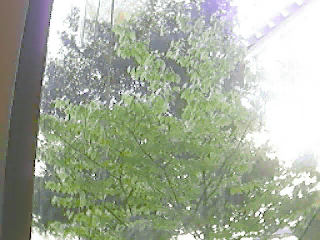
#> input picture frame 44 of resource/tree.avi, 320 x 240 px, given in place of Car.mp4, which was not available
$ python sparse_opt_flow.py
#> lines starting #> are read from the running program, lines starting #| are printed output that depends on the picture; pictures that were not available may be replaced by others from this repository, and a replacement may not be noted
import cv2 as cv
import numpy as np

# Parameters for Shi-Tomasi corner detection
feature_params = dict(maxCorners = 300, qualityLevel = 0.2, minDistance = 2, blockSize = 7)
# Parameters for Lucas-Kanade optical flow
lk_params = dict(winSize = (15,15), maxLevel = 2, criteria = (cv.TERM_CRITERIA_EPS | cv.TERM_CRITERIA_COUNT, 10, 0.03))
# The video feed is read in as a VideoCapture object
cap = cv.VideoCapture("resource\\Car.mp4")
# Variable for color to draw optical flow track
color = (0, 255, 0)
# ret = a boolean return value from getting the frame, first_frame = the first frame in the entire video sequence
ret, first_frame = cap.read()
#> first_frame is the input picture: shape (240, 320, 3); mean B, G, R 153, 171.5, 162.9
# Converts frame to grayscale because we only need the luminance channel for detecting edges - less computationally expensive
prev_gray = cv.cvtColor(first_frame, cv.COLOR_BGR2GRAY)
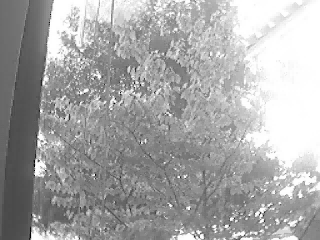
#> prev_gray: shape (240, 320); min 0, max 255, mean 166.8
# Finds the strongest corners in the first frame by Shi-Tomasi method - we will track the optical flow for these corners
# https://docs.opencv.org/3.0-beta/modules/imgproc/doc/feature_detection.html#goodfeaturestotrack
prev = cv.goodFeaturesToTrack(prev_gray, mask = None, **feature_params)
#> prev = 300 rows, first 8: [200, 235], [199, 233], [200, 237], [226, 227], [117, 102], [113, 101], [258, 214], [233, 219]
# Creates an image filled with zero intensities with the same dimensions as the frame - for later drawing purposes
mask = np.zeros_like(first_frame)

while(cap.isOpened()):
    # ret = a boolean return value from getting the frame, frame = the current frame being projected in the video
    ret, frame = cap.read()
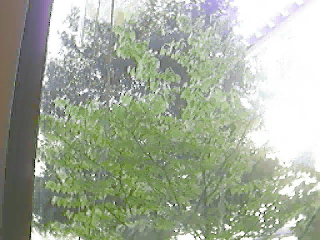
#> input picture frame 45 of resource/tree.avi, 320 x 240 px, given in place of Car.mp4, which was not available
#> frame is the input picture: shape (240, 320, 3); mean B, G, R 153.5, 171.7, 163.2
    # Converts each frame to grayscale - we previously only converted the first frame to grayscale
    gray = cv.cvtColor(frame, cv.COLOR_BGR2GRAY)
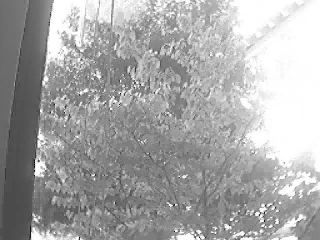
#> gray: shape (240, 320); min 7, max 255, mean 167.1
    # Calculates sparse optical flow by Lucas-Kanade method
    # https://docs.opencv.org/3.0-beta/modules/video/doc/motion_analysis_and_object_tracking.html#calcopticalflowpyrlk
    next, status, error = cv.calcOpticalFlowPyrLK(prev_gray, gray, prev, None, **lk_params)
#> next = 300 rows, first 8: [200.2, 235.1], [199.2, 233.1], [200.2, 237.1], [226, 226.8], [116.4, 101.6], [112.5, 100.6], [258.1, 214], [233.1, 219]; status = 300 values from 1 to 1; error = 300 values, max 24.44 at index 225, min 5.33 at index 165, mean 12.11
    # Selects good feature points for previous position
    # print("staus.shape:{}".format(status.shape))
    good_old = prev[status == 1]
#> good_old = 300 pairs, first value 34 to 313, second value 1 to 238
    # Selects good feature points for next position
    good_new = next[status == 1]
#> good_new = 300 pairs, first value 33.91 to 313.1, second value 1.19 to 238.4
    # Draws the optical flow tracks
    for i, (new, old) in enumerate(zip(good_new, good_old)):
        # Returns a contiguous flattened array as (x, y) coordinates for new point
        a, b = new.ravel()
        # Returns a contiguous flattened array as (x, y) coordinates for old point
        c, d = old.ravel()
        # Draws line between new and old position with green color and 2 thickness
        mask = cv.line(mask, (a, b), (c, d), color, 2)
        # Draws filled circle (thickness of -1) at new position with green color and radius of 3
        frame = cv.circle(frame, (a, b), 3, color, -1)
#> this loop made 300 passes
#> (a, b, c, d) on passes 1 to 3: (200.2, 235.1, 200, 235), (199.2, 233.1, 199, 233), (200.2, 237.1, 200, 237)
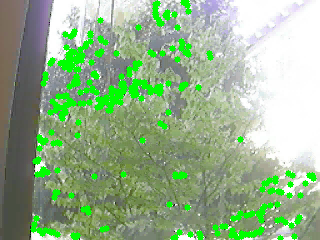
#> frame: shape (240, 320, 3); mean B, G, R 139.2, 178.4, 148.4
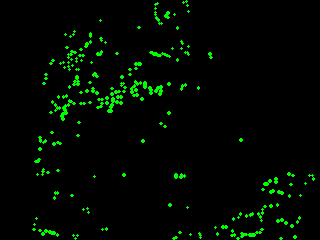
#> mask: shape (240, 320, 3); mean of channels 0, 1, 2 0, 8, 0; drawn as B, G, R
    # Overlays the optical flow tracks on the original frame
    output = cv.add(frame, mask)
    # Updates previous frame
    prev_gray = gray.copy()
    # Updates previous good feature points
    prev = good_new.reshape(-1, 1, 2)
#> prev has the same summary as next
    # Opens a new window and displays the output frame
    cv.imshow("sparse optical flow", output)
    # Frames are read by intervals of 10 milliseconds. The programs breaks out of the while loop when the user presses the 'q' key
    if cv.waitKey(10) & 0xFF == ord('q'):
#> (key q is pressed here)
        break
# The following frees up resources and closes all windows
cap.release()
cv.destroyAllWindows()

$ run again, starting later in the video
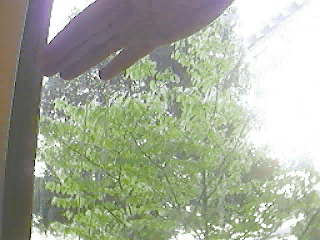
#> input picture frame 199 of resource/tree.avi, 320 x 240 px, given in place of Car.mp4, which was not available
#> first_frame is the input picture: shape (240, 320, 3); mean B, G, R 152.4, 171.3, 164.3
#> `prev = cv.goodFeaturesToTrack(prev_gray, mask = None, **feature_params)`: prev = 224 rows, first 8: [45, 78], [95, 74], [93, 75], [188, 208], [201, 235], [202, 232], [37, 174], [53, 111]
#> next = 224 rows, first 8: [49.29, -23.2], [61.13, 98.8], [63.05, 103.4], [187.7, 207.6], [201.2, 235], [202.1, 232], [36.98, 174], [52.82, 111.1]; status = 224 values, max 1 at index 1, min 0 at index 0, mean 0.929; error = 224 values, max 83.25 at index 83, min 0 at index 48, mean 21.64
#> good_old = 208 pairs, first value 34 to 301, second value 39 to 238
#> good_new = 208 pairs, first value 34.05 to 300.8, second value -5.78 to 237.7
#> the loop `for i, (new, old) in enumerate(zip(good_new, good_old)):` made 208 passes
#> (a, b, c, d) on passes 1 to 3: (61.13, 98.8, 95, 74), (63.05, 103.4, 93, 75), (187.7, 207.6, 188, 208)
#> after the loop `for i, (new, old) in enumerate(zip(good_new, good_old)):`:
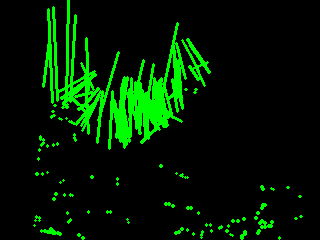
#> mask: shape (240, 320, 3); mean of channels 0, 1, 2 0, 25.5, 0; drawn as B, G, R
#> `output = cv.add(frame, mask)`:
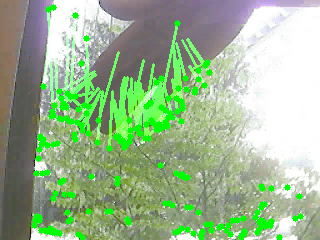
#> output: shape (240, 320, 3); mean B, G, R 144, 182.1, 154.1
#> `prev = good_new.reshape(-1, 1, 2)`: prev = 208 rows, first 8: [61.13, 98.8], [63.05, 103.4], [187.7, 207.6], [201.2, 235], [202.1, 232], [36.98, 174], [52.82, 111.1], [181.2, 121]
